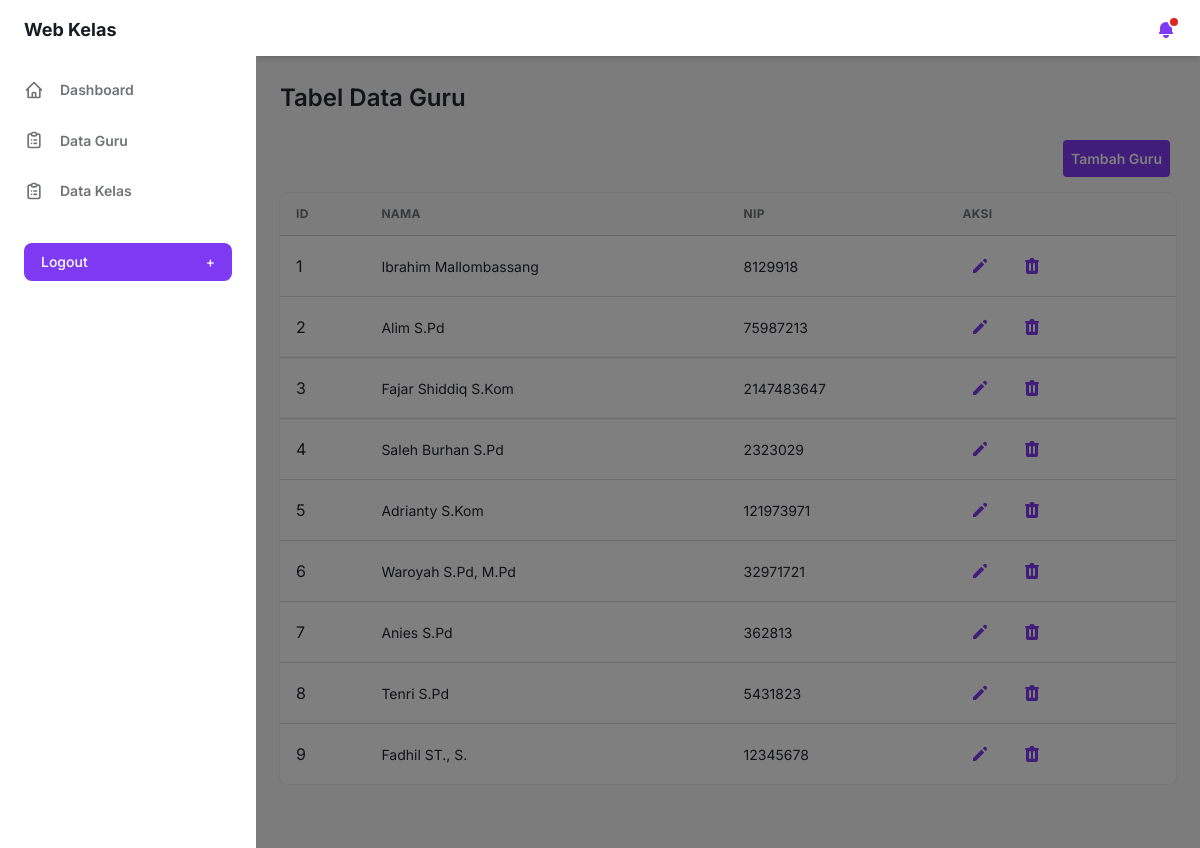
/webkelas/view_guru.php (signed in), run on the app's committed database.
### tables this page shows
CREATE TABLE `guru` (
  `id` int(11) NOT NULL,
  `nama` varchar(100) NOT NULL,
  `nip` int(11) NOT NULL
);

### webkelas/view_guru.php (the view, shortened to what this page needs)
<!DOCTYPE html>
<html :class="{ 'theme-dark': false }" x-data="data()" lang="en">
<head>
    <?php require_once './views/header.php'; ?>
</head>
<body>
    <div class="flex h-screen bg-gray-50 dark:bg-gray-900" :class="{ 'overflow-hidden': isSideMenuOpen }">
        <?php require_once './views/sidebar.php'; ?>
        <div class="flex flex-col flex-1 w-full">
            <?php require_once './views/navbar.php'; ?>
            <main class="h-full pb-16 overflow-y-auto">
                <div class="container grid px-6 mx-auto">
                    <h2 class="my-6 text-2xl font-semibold text-gray-700 dark:text-gray-200">
                        Tabel Data Guru
                    </h2>
                    <div class="mb-4 text-sm font-semibold text-gray-600 dark:text-gray-300">
                        <div class="flex align-center justify-end">
                            <a class="p-2 rounded bg-purple-600 text-white njj" href="add_guru.php">Tambah Guru</a>
                        </div>
                    </div>
                    <div class="w-full overflow-hidden rounded-lg shadow-xs">
                        <div class="w-full overflow-x-auto">
                            <table class="w-full whitespace-no-wrap">
                                <thead>
                                    <tr
                                        class="text-xs font-semibold tracking-wide text-left text-gray-500 uppercase border-b dark:border-gray-700 bg-gray-50 dark:text-gray-400 dark:bg-gray-800">
                                        <th class="px-4 py-3">id</th>
                                        <th class="px-4 py-3">nama</th>
                                        <th class="px-4 py-3">nip</th>
                                        <th class="px-4 py-3">aksi</th>
                                    </tr>
                                </thead>
                                <tbody class="bg-white divide-y dark:divide-gray-700 dark:bg-gray-800">
                                    <?php
                                    require_once "db.php";
                                    $i = 1;
                                    $query = mysqli_query($koneksi, "SELECT * FROM guru");
                                    while ($data = mysqli_fetch_array($query)) {
                                        ?>
                                            <tr class="text-gray-700 dark:text-gray-400">
                                                <td class="px-4 py-3">
                                                    <?= $i ?>
                                                </td>
                                                <td class="px-4 py-3 text-sm">
                                                    <?= $data['nama'] ?>
                                                </td>
                                                <td class="px-4 py-3 text-sm">
                                                    <?= $data['nip'] ?>
                                                </td>
                                                <td class="px-4 py-3">
                                                    <div class="flex items-center space-x-4 text-sm">
                                                        <a href="ubah_guru.php?id=<?php echo $data['id']; ?>"
                                                            class="flex items-center justify-between px-2 py-2 text-sm font-medium leading-5 text-purple-600 rounded-lg dark:text-gray-400 focus:outline-none focus:shadow-outline-gray"
                                                            aria-label="Edit">
                                                            <svg class="w-5 h-5" aria-hidden="true" fill="currentColor"
                                                                viewBox="0 0 20 20">
                                                                <path
                                                                    d="M13.586 3.586a2 2 0 112.828 2.828l-.793.793-2.828-2.828.793-.793zM11.379 5.793L3 14.172V17h2.828l8.38-8.379-2.83-2.828z">
                                                                </path>
                                                            </svg>
                                                        </a>
                                                        <a href="hapus_guru.php?id=<?php echo $data['id']; ?>"
                                                            class="flex items-center justify-between px-2 py-2 text-sm font-medium leading-5 text-purple-600 rounded-lg dark:text-gray-400 focus:outline-none focus:shadow-outline-gray"
                                                            aria-label="Delete">
                                                        </a>
                                                    </div>
                                                </td>
                                            </tr>
                                            <?php
                                            $i++;
                                    }
                                    ?>
                                </tbody>
                            </table>
                        </div>
                    </div>
                </div>
            </main>
        </div>
    </div>
</body>
</html>

### webkelas/view_guru.php (style rules this page uses)
.njj { margin: 0 6px; }

### data on the page
guru: nama "Ibrahim Mallombassang", nip "8129918"
guru: nama "Alim S.Pd", nip "75987213"
guru: nama "Fajar Shiddiq S.Kom", nip "2147483647"
guru: nama "Saleh Burhan S.Pd", nip "2323029"
guru: nama "Adrianty S.Kom", nip "121973971"
guru: nama "Waroyah S.Pd, M.Pd", nip "32971721"
guru: nama "Anies S.Pd", nip "362813"
guru: nama "Tenri S.Pd", nip "5431823"
guru: nama "Fadhil ST., S.", nip "12345678"
